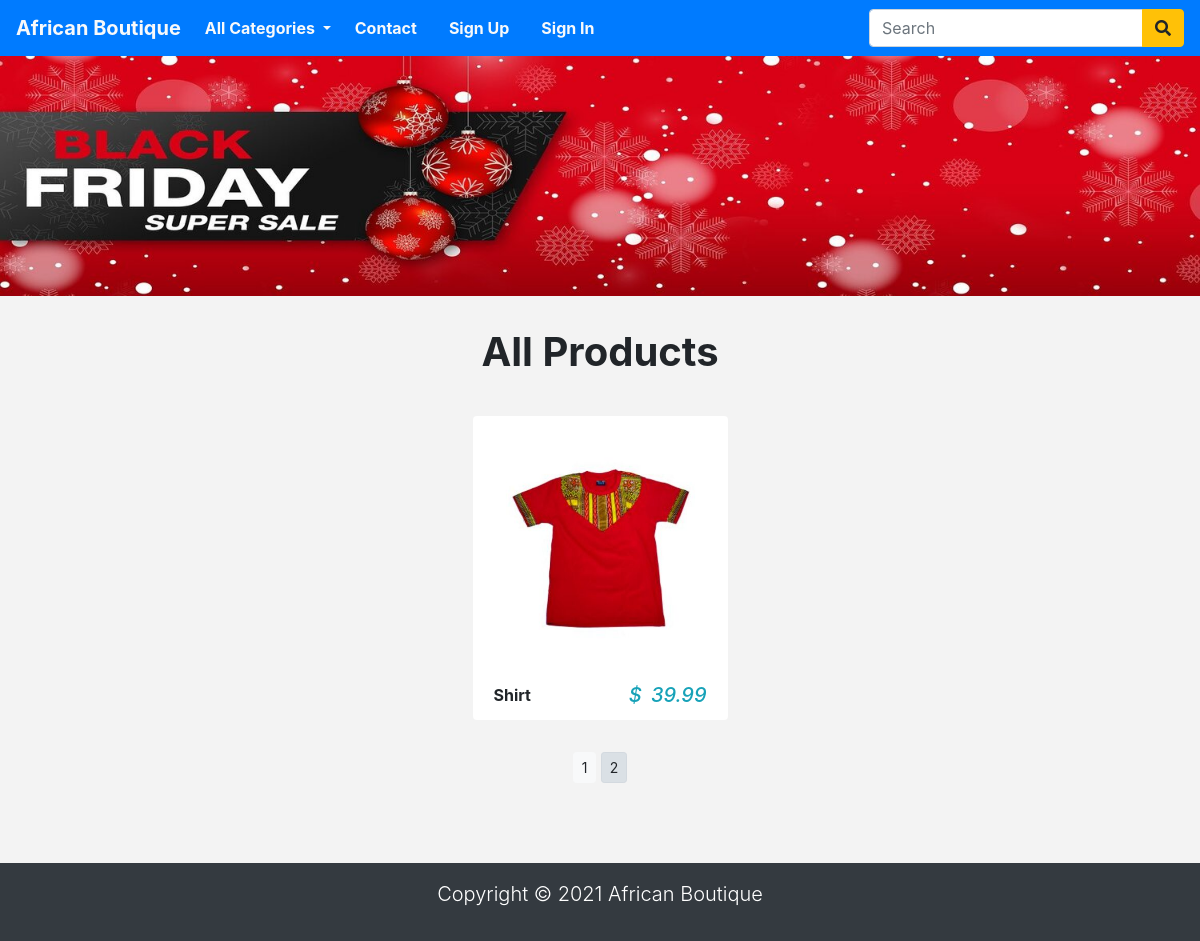
Page /?page=2 on the earlier database version.
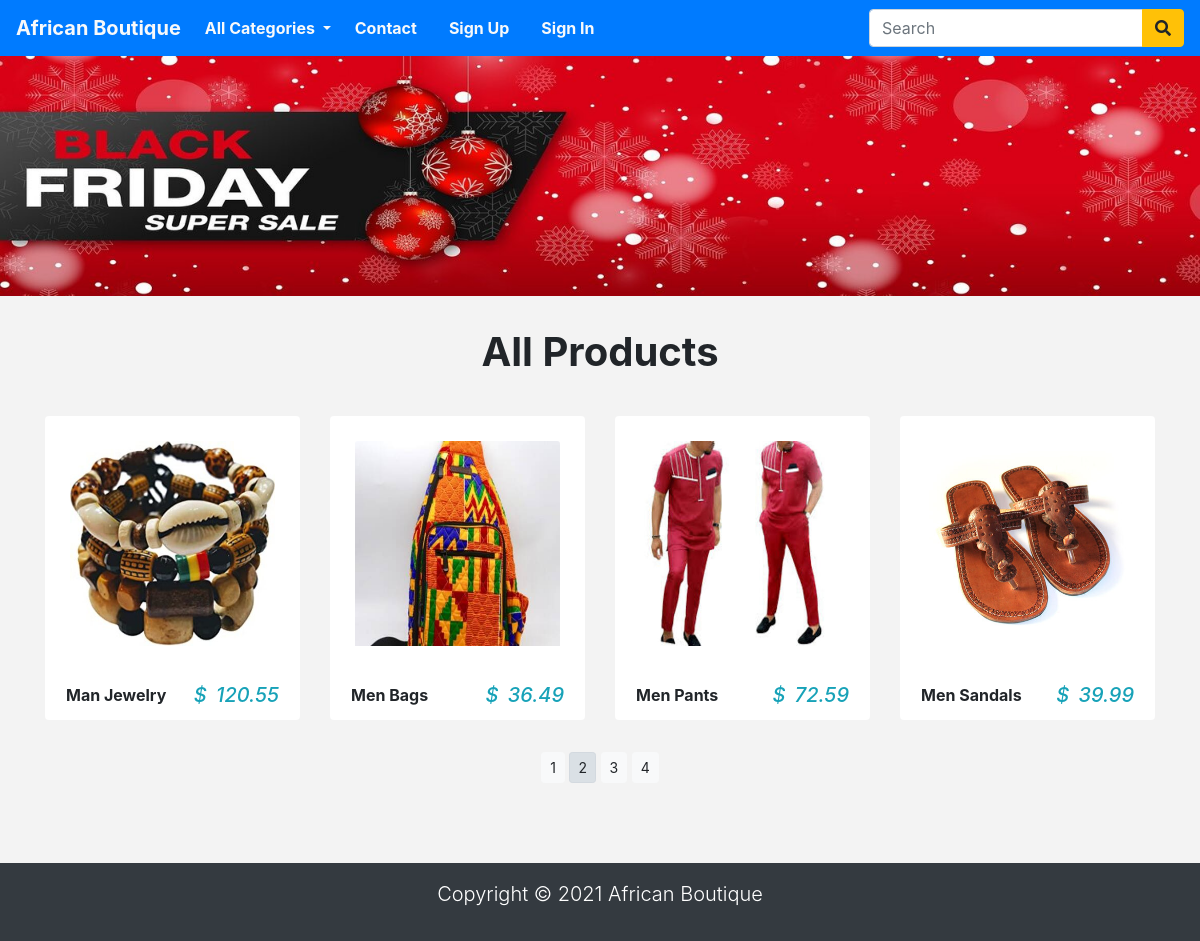
Same page on the later database version.
### store/models.py (models this page shows, shortened)
class Product(models.Model):
    name = models.CharField(max_length=250, unique=True)
    slug = models.SlugField(max_length=250, unique=True)
    description = models.TextField(blank=True)
    category = models.ForeignKey(Category, on_delete=models.CASCADE)
    price = models.DecimalField(max_digits=10, decimal_places=2)
    image = models.ImageField(upload_to='product', blank=True)
    stock = models.IntegerField()
    available = models.BooleanField(default=True)
    created = models.DateTimeField(auto_now_add=True)
    updated = models.DateTimeField(auto_now=True)
    class Meta:
        ordering = ('name',)
        verbose_name = 'product'
        verbose_name_plural = 'products'
    def get_url(self):
        return reverse('product_detail', args=[self.category.slug, self.slug])

### store/views.py (the view)
# urls.py: 2. Add a URL to urlpatterns:  path('', views.home, name='home')
def home(request, category_slug=None):
    category_page = None
    products_list = None
    if category_slug != None:
        category_page = get_object_or_404(Category, slug=category_slug)
        products_list = Product.objects.filter(category=category_page, available=True)
    else:
        products_list = Product.objects.all().filter(available=True)
    paginator = Paginator(products_list, 4)
    try:
        page = int(request.GET.get('page', '1'))
    except:
        page = 1
    try:
        products = paginator.page(page)
    except(EmptyPage, InvalidPage):
        products = paginator.page(paginator.num_pages)
    return render(request, 'home.html', {'category': category_page, 'products': products})

### store/context_processors.py (called while the page is built)
def counter(request):
    item_count = 0
    if 'admin' in request.path:
        return {}
    else:
        try:
            cart=Cart.objects.filter(cart_id=_cart_id(request))
            cart_items = CartItem.objects.all().filter(cart=cart[:1])
            for cart_item in cart_items:
                item_count += cart_item.quantity
        except Cart.DoesNotExist:
            item_count = 0
    return dict(item_count=item_count)

def menu_links(request):
    links = Category.objects.all()
    return dict(links=links)

### store/models.py (called while the page is built)
    def get_url(self):
        return reverse('products_by_category', args=[self.slug])

### store/views.py (called while the page is built)
def _cart_id(request):
    cart = request.session.session_key
    if not cart:
        cart = request.session.create()
    return cart

### store/templates/home.html (shortened to what this page needs)
{% extends 'base.html' %}
{% load static %}
{% block content %}
    <div class="container-fluid">
        <div class="row">
            <img style="width: 100%" src="{% static 'img/banner.jpg' %}" alt="">
        </div>
    </div>
    <div class="py-4">
        <div class="container">
            <div class="row">
                <div class="col-10 mx-auto my-2 text-center">
                    <h1 class="text-captitalze font-weight-bold">
                        All Products
                    </h1>
                </div>
            </div>
        </div>
    </div>
    <div class="container">
        <div class="row">
            {% for product in products %}
            <div class="col-9 mx-auto col-md-6 col-lg-3">
                <div class="card mb-4" style="border-color: transparent;">
                    <div class="p-4">
                        <a href="{{product.get_url}}">
                            <img src="{{product.image.url}}" class="card-img-top" alt="{{product.name}}">
                        </a>
                    </div>
                    <div class="card-footer d-flex justify-content-between" style="background: transparent; border-color: transparent;">
                        <p class="font-weight-bold mb-0">{{product.name}}
                        </p>
                        <h5 class="text-info font-italic mb-0">
                            <span class="mr-1">$</span> {{product.price}}
                        </h5>
                    </div>
                </div>
            </div>
            {% endfor %}
        </div>
        <div class="col-10 mx-auto my-2 text-center">
            {% if products.paginator.num_pages > 1 %}
                {% for page_number in products.paginator.page_range %}
                    <a href="?page={{page_number}}" class="btn btn-light btn-sm {% if products.number == page_number %}active{% endif %}">
                    {{page_number}}</a>
                {% endfor %}
            {% endif %}
        </div>
        <br>
    </div>
{% endblock %}

Differences in the rows shown:
no longer on this page (row unchanged): Product: image (picture), name "Shirt", price "39.99"
added Product: image (picture), name "Man Jewelry", price "120.55"
added Product: image (picture), name "Men Bags", price "36.49"
added Product: image (picture), name "Men Pants", price "72.59"
added Product: image (picture), name "Men Sandals", price "39.99"
Other differences:
new list line: "3"
new list line: "4"
